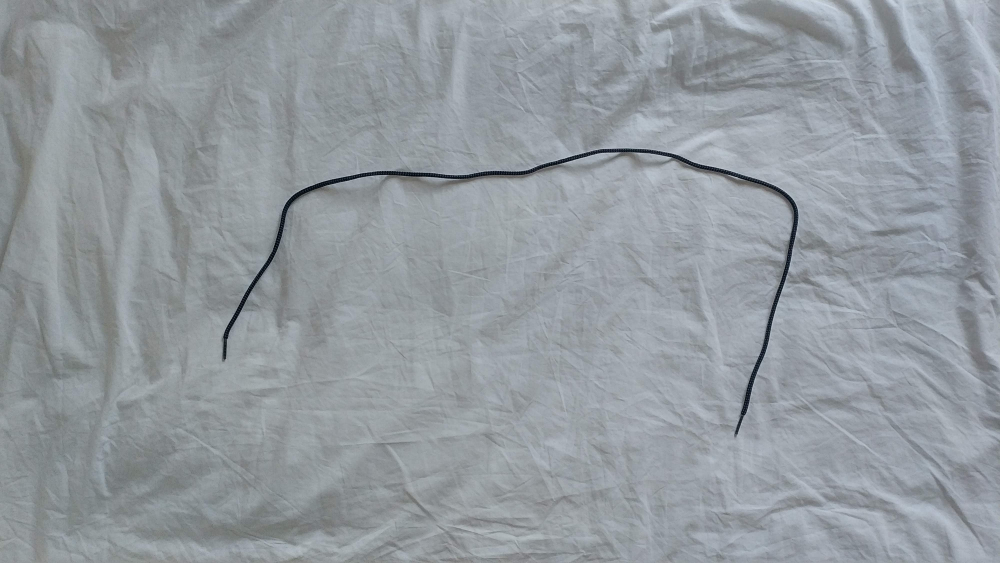
//> input picture Software/test/objectDetection/images/input/TestImage2.jpg, 4000 x 2250 px (shown at 1/4 size)
$ ./rope images/input/TestImage2.jpg   (built with g++ and OpenCV 4)
//> lines starting //> are read from the running program, lines starting //| are printed output that depends on the picture; after the words box and inside, x2 and y2 are one past the last pixel; in counts of white or black regions, pixels touching at a corner belong together
### Software/test/objectDetection/include/detection.hpp
#ifndef DETECTION
#define DETECTION
#include <opencv2/imgproc.hpp>
#include <opencv2/highgui.hpp>
#include <opencv2/highgui/highgui.hpp>
#include <opencv2/imgcodecs.hpp>
#include <opencv2/core/core.hpp>
#include "opencv2/opencv.hpp"
// #include "opencv2/cudaarithm.hpp"
#include <math.h>
#include <iostream>
#include <stdio.h>


using namespace cv;
using namespace std;
// Perception structures

typedef struct rope_point_s{
   Vec2i point_coordinates;
   bool point_accessible;
}rope_point_t;

typedef struct rope_endpoints_s{
  rope_point_t rope_end1;
  rope_point_t rope_end2;
}rope_endpoints_t;

typedef struct rope_middlepoints_s{
  vector<rope_point_t> points;
  int nb_points;
}rope_middlepoints_t;

typedef struct gradient_segment_s{
  double gradient;
}gradient_segment_t;

typedef struct rope_segment_t{
  bool accessible;
  int z_level;
  rope_point_t begin_point;
  rope_point_t end_point;
  gradient_segment_t gradient;
}rope_segment_t;

typedef struct rope_segments_s{
  vector<rope_segment_t> segments;
  int nb_segments;
}rope_segments_t;

typedef struct perception_rope_s{
  rope_endpoints_t rope_endpoints;
  rope_middlepoints_t rope_middlepoints;
  rope_segments_t rope_segments;
}perception_rope_t;


typedef struct actuator_point_s{
   Vec2i point_coordinates;
   bool point_visible;
}actuator_point_t;

typedef struct robot_actuator_s{
  actuator_point_t base;
  actuator_point_t slider1;
  actuator_point_t slider2;
}robot_actuator_t;

typedef struct perception_actuators_s{
  robot_actuator_t actuator_1;
  robot_actuator_t actuator_2;
  bool actuators_visible;
}perception_actuators_t;

// Perception Activity

#endif

### Software/test/objectDetection/rope.cpp
#include <detection.hpp>


int main(int argc, char **argv)
{

  //===================================//
  // INITIALIZATION
  //===================================//
  // Import image
  Mat original, original_large;
  CommandLineParser parser(argc, argv, "{@input | redRope4.jpg | input image}");

  /* Resize image
  TODO: make this function adaptable so that the size of the image is reduced:
  with the purpose of having lower computational cost, with the accuracy of the image still good enough
  for processing
  */

  int devider = 5;
  original = imread(samples::findFile(parser.get<String>("@input")), IMREAD_COLOR);
//> original is the input picture: 2250 rows x 4000 cols, CV_8UC3; mean B, G, R 159.3, 153.8, 147.3
  resize(original, original, Size((int)original.size().width/devider, (int)original.size().height/devider), 1);
//> original: 450 rows x 800 cols, CV_8UC3
  // pyrDown( original, original, Size( original.cols/devider, original.rows/devider ));

  // -------------------------
  // Image error handle
  // -------------------------

  if (original.empty())
  {
    std::cout << "Could not open or find the image!\n"
              << std::endl;
    std::cout << "Usage: " << argv[0] << " <Input image>" << std::endl;
    return EXIT_FAILURE;
  }

  imshow("Initial Picture", original);

  double maxVal, minVal;

  Mat bands[3];
  split(original, bands);

  bands[0].convertTo(bands[0],CV_32F);
//> bands[0]: 450 rows x 800 cols, CV_32FC1
  bands[1].convertTo(bands[1],CV_32F);
//> bands[1]: 450 rows x 800 cols, CV_32FC1
  bands[2].convertTo(bands[2],CV_32F);
//> bands[2]: 450 rows x 800 cols, CV_32FC1
  Mat newRedImage = Mat((bands[2] - bands[0] - bands[1])/3.0);
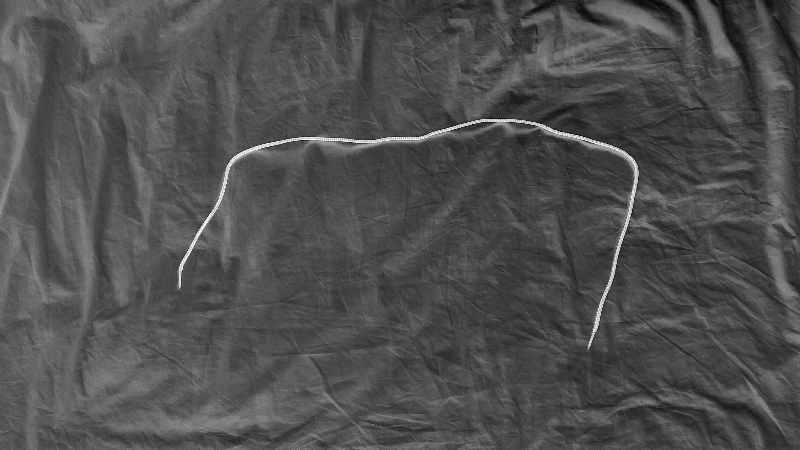
//> newRedImage: 450 rows x 800 cols, CV_32FC1; min -79.67, max -1.33, mean -55.28; drawn with min black and max white
  minMaxLoc(newRedImage, &minVal, &maxVal);
//> minVal = -79.67; maxVal = -1.33
  cout << "max new Red Image: " << maxVal << endl;
//| max new Red Image: -1.33333
  cout << "max new Red Image: " << minVal << endl;
//| max new Red Image: -79.6667
  // newRedImage.convertTo(newRedImage,CV_32F,1.0,2.0*255.0/3.0);
  double a, b;
  b = (255.0*minVal)/(minVal-maxVal);
//> b = 259.3
  a = (-255.0)/(minVal-maxVal);
//> a = 3.26
  newRedImage.convertTo(newRedImage,CV_32F,a,b);
  imshow("New Red Image",newRedImage/255.0);
  minMaxLoc(newRedImage, &minVal, &maxVal);
//> minVal = 0; maxVal = 255
  cout << "max new Red Image after conversion: " << maxVal << endl;
//| max new Red Image after conversion: 255
  cout << "max new Red Image after conversion: " << minVal << endl;
//| max new Red Image after conversion: 0

  Mat red32F;
  newRedImage.convertTo(red32F,CV_32F,2.0/255.0,-1.0);
  minMaxLoc(red32F, &minVal, &maxVal);
//> minVal = -1; maxVal = 1
  cout << "max Red32F Image: " << maxVal << endl;
//| max Red32F Image: 1
  cout << "max Red32F Image: " << minVal << endl;
//| max Red32F Image: -1
  cout << red32F.type() << endl;
//| 5

  // Mat red32FRescale;
  // red32F.convertTo(red32F,CV_32F,2.0/255.0,-1.0);

  // Actual kernel
  int kernel_size_v = 10;
  int kernel_size_h = 20;
  int diff_by_2 = abs(kernel_size_v - kernel_size_h)/2;

  Mat kernel_ver = Mat::zeros(kernel_size_h,kernel_size_h,CV_32F);
  Mat kernel_hor = Mat::zeros(kernel_size_h,kernel_size_h,CV_32F);
  vector<float> row = {-1, -1, -1, -1, -1, 1, 1, 1, 1, 1, 1, 1, 1, 1, 1, -1, -1, -1, -1, -1};
  // [6 lines of commented-out code are left out]
  for(int i = 0; i<kernel_size_h;++i){
    if(i>=diff_by_2 && i<diff_by_2+kernel_size_v){
      kernel_ver.row(i) = (Mat(row).t()) + 0.0;
    }
  }
  kernel_hor = kernel_ver.t();

  // cout << kernel_ver << endl;
  // cout << kernel_hor << endl;
  // Mat kernel = (1.0)*( kernel_hor + kernel_ver)/(kernel_size_h*kernel_size_v);
  Mat kernel_h = (1.0)*( kernel_hor)/(kernel_size_h*kernel_size_v);
  Mat kernel_v = (1.0)*( kernel_ver)/(kernel_size_h*kernel_size_v);
  // cout << kernel << endl;
  Mat rope32Conv, rope32Conv_H,rope32Conv_V;
  filter2D(red32F, rope32Conv_H, -1, kernel_h, Point(-1, -1), 0, BORDER_ISOLATED);
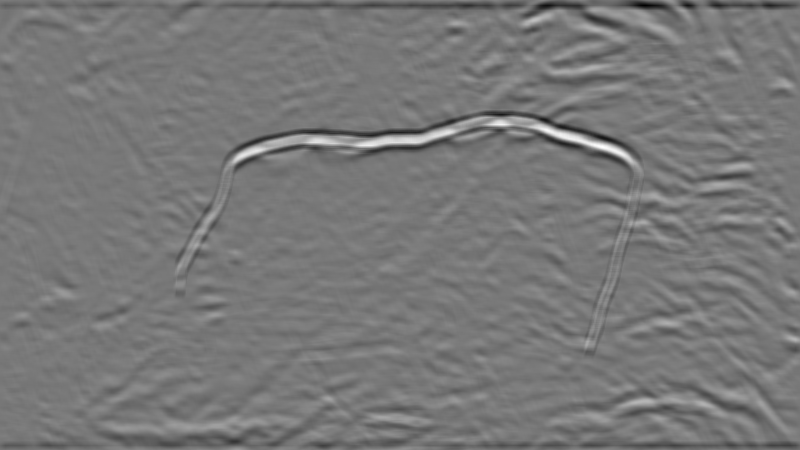
//> rope32Conv_H: 450 rows x 800 cols, CV_32FC1; min -0.33, max 0.366, mean -0.00225; drawn with min black and max white
  filter2D(red32F, rope32Conv_V, -1, kernel_v, Point(-1, -1), 0, BORDER_ISOLATED);
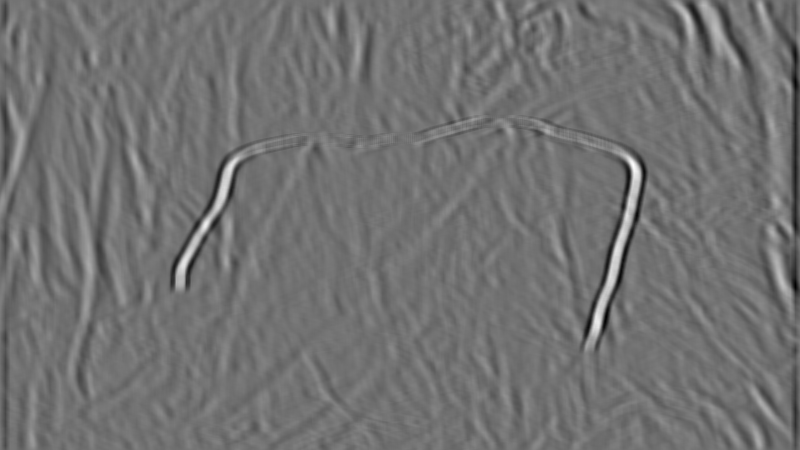
//> rope32Conv_V: 450 rows x 800 cols, CV_32FC1; min -0.249, max 0.306, mean -0.00108; drawn with min black and max white
  // rope32Conv = (rope32Conv_V  )/1.0;


  cout << "Red32 Convolution: " << endl;
  minMaxLoc(rope32Conv_V, &minVal, &maxVal);
//> minVal = -0.249; maxVal = 0.306
  cout << "max Red32 Convolution Image:" << maxVal << endl;
//| max Red32 Convolution Image:0.305702
  cout << "max Red32 Convolution Image:" << minVal << endl;
//| max Red32 Convolution Image:-0.249362
  imshow("Red32F after Convolution",rope32Conv_V);


  Mat result,resultV,resultH;
  rope32Conv_V.convertTo(resultV,CV_32F,1.0,1.0);
  rope32Conv_H.convertTo(resultH,CV_32F,1.0,1.0);
  resultV.convertTo(resultV,CV_32F,1.0/2.0,0.0);
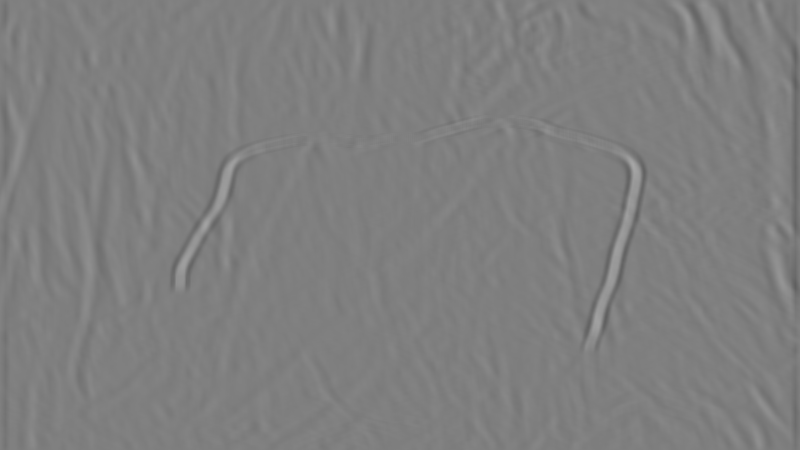
//> resultV: 450 rows x 800 cols, CV_32FC1; min 0.375, max 0.653, mean 0.499
  resultH.convertTo(resultH,CV_32F,1.0/2.0,0.0);
  imshow("Result",resultV);

  double minValH, maxValH,minValV, maxValV;
  cout << "Red32 Convolution Result: " << endl;
  minMaxLoc(resultH, &minValH, &maxValH);
//> minValH = 0.335; maxValH = 0.683
  minMaxLoc(resultV, &minValV, &maxValV);
//> minValV = 0.375; maxValV = 0.653
  cout << "max Red32 Convolution Image Result:" << maxValV << endl;
//| max Red32 Convolution Image Result:0.652851
  cout << "min Red32 Convolution Image Result:" << minValV << endl;
//| min Red32 Convolution Image Result:0.375319


Mat ropeBinaryV,ropeBinaryH,ropeBinary;
cout << "Binary threshold V: " << (maxValV-minValV)*0.8 + minValV << endl;
//| Binary threshold V: 0.597345
threshold(resultH,ropeBinaryH,(maxValH-minValH)*0.8 + minValH , 1, THRESH_BINARY);
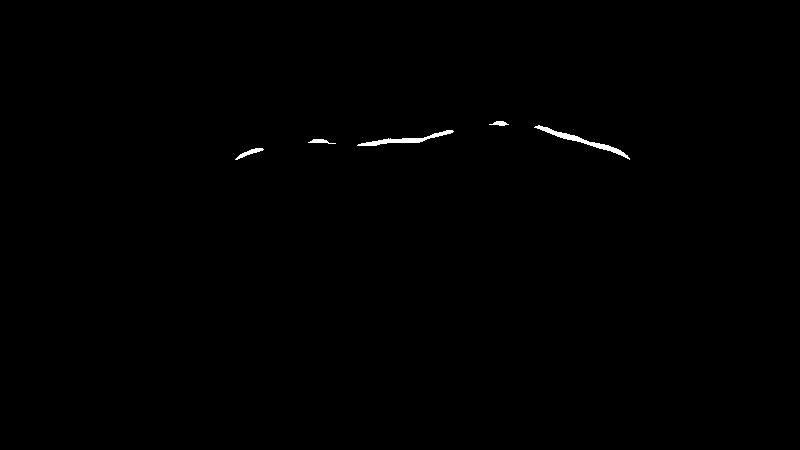
//> ropeBinaryH: 450 rows x 800 cols, CV_32FC1; values 0 (black) and 1 (white), 0.3% white; 5 white regions, box (x1, y1, x2, y2) and area: (534, 125, 630, 160) 457, (357, 130, 454, 146) 394, (235, 148, 264, 160) 110, (308, 139, 336, 144) 73, (489, 121, 509, 126) 60
threshold(resultV,ropeBinaryV,(maxValV-minValV)*0.8 + minValV , 1, THRESH_BINARY);
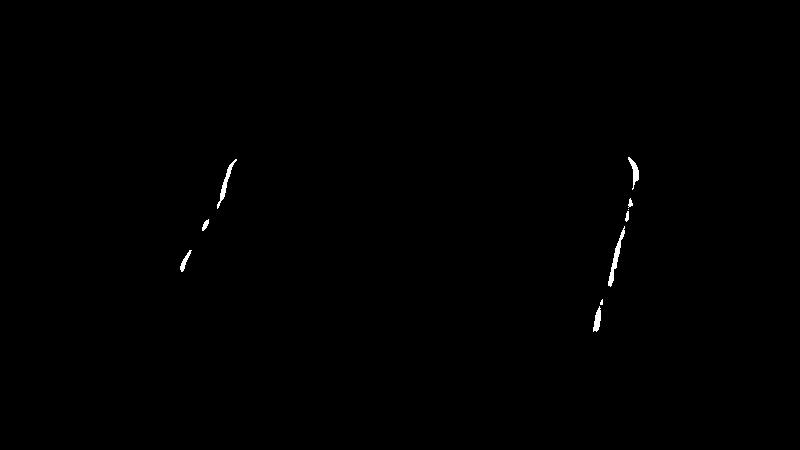
//> ropeBinaryV: 450 rows x 800 cols, CV_32FC1; values 0 (black) and 1 (white), 0.25% white; 10 white regions (2 under 20 px), largest, box (x1, y1, x2, y2) and area: (608, 226, 625, 287) 248, (217, 159, 237, 209) 190, (628, 157, 639, 190) 142
bitwise_or(ropeBinaryH,ropeBinaryV,ropeBinary);
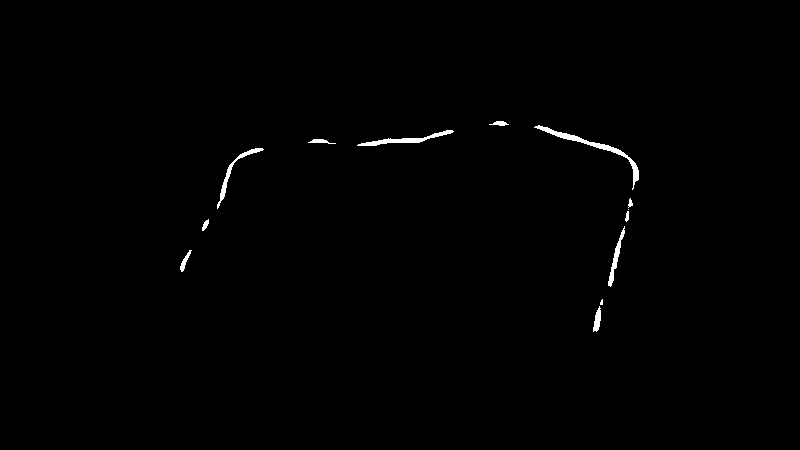
//> ropeBinary: 450 rows x 800 cols, CV_32FC1; values 0 (black) and 1 (white), 0.56% white; 13 white regions (2 under 20 px), largest, box (x1, y1, x2, y2) and area: (534, 125, 639, 190) 595, (357, 130, 454, 146) 394, (217, 148, 264, 209) 298
imshow("Rope Binary",ropeBinary);

waitKey(0);

}
